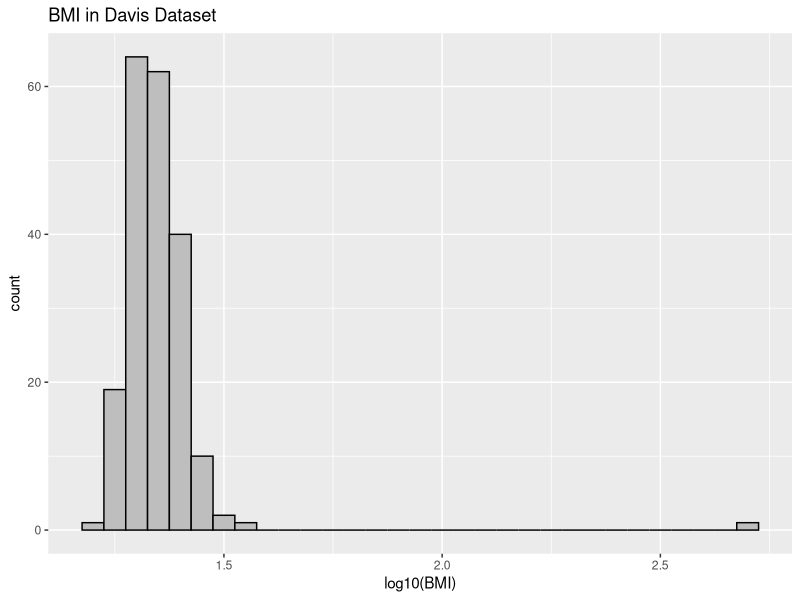
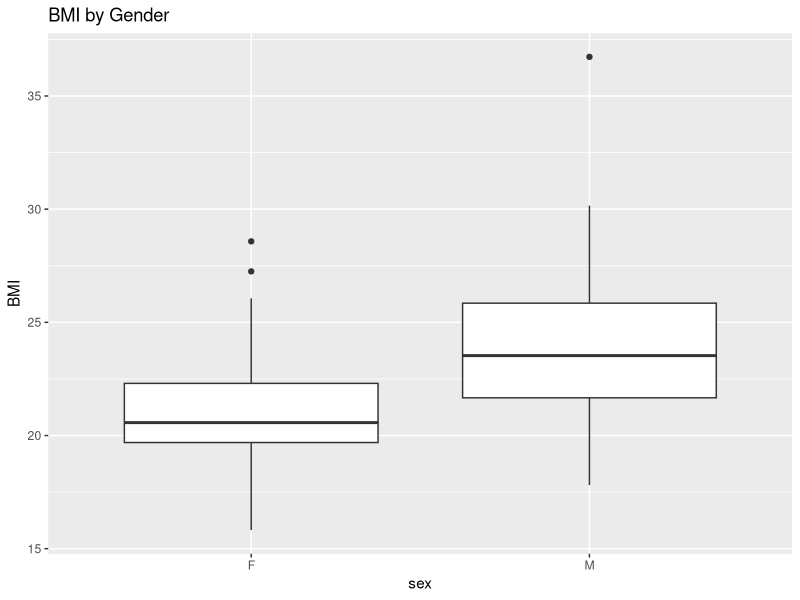
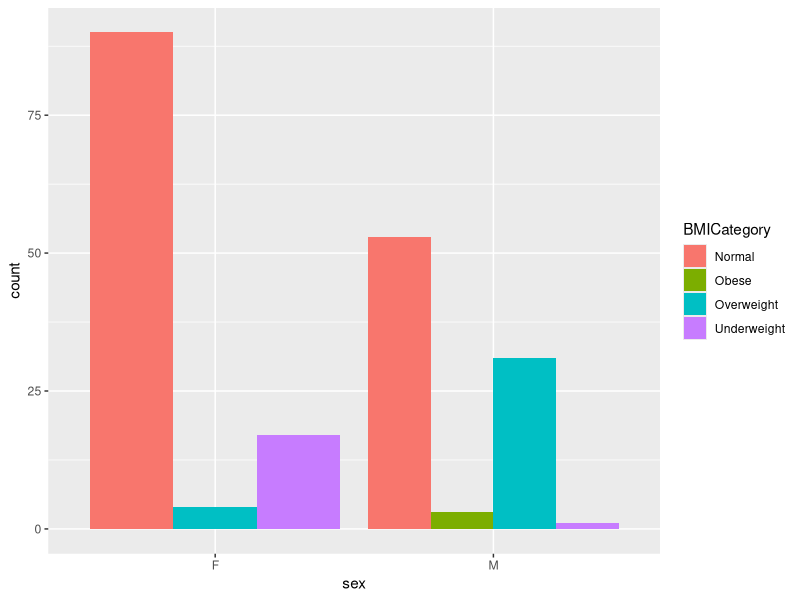

Reproduce these figures in R, in order.
## ---- chunk 1
knitr::opts_chunk$set(echo = TRUE)
library(car)
library(quantreg)
library(dplyr)
## ---- chunk 2
tbl_df(Davis)
## ---- chunk 3
count(Davis)
## ---- chunk 4
summary(Davis)
## ---- chunk 5
Davis %>% count(complete.cases(Davis))
## ---- chunk 6
count(Davis, sex == "F")
## ---- chunk 7
Davis_BMI <- mutate(Davis, height_m = height/100, BMI = weight/height_m^2)
summary(Davis_BMI)
## ---- chunk 8
Davis_BMICategory <- Davis_BMI %>%
  mutate(BMICategory = case_when(BMI < 18.5 ~ "Underweight",
                                 BMI > 18.5 & BMI < 25 ~ "Normal",
                                 BMI > 25 & BMI < 30 ~ "Overweight",
                                 BMI >= 30 ~ "Obese",
                                 BMI = NA ~ "Missing"))
Davis_BMICategory %>%
  group_by(BMICategory) %>%
  summarize(n = n()) %>%
  mutate(relfreq = n / sum(n) * 100)
## ---- chunk 9
# log10 transformation performed in an attempt to normalize the values (extremely high BMI of 510.93!)
library(ggplot2)
Davis_BMICategory %>%
  ggplot() +
  geom_histogram(aes(log10(BMI)), binwidth = .05, color = "black", fill = "grey") +
  ggtitle("BMI in Davis Dataset")
## ---- chunk 10
# First, extreme outlier (BMI of 510.93) removed.
Davis_BMI_new <- filter(Davis_BMICategory, BMI < 510) %>%
  select(sex, BMI, BMICategory)
  ggplot(Davis_BMI_new, aes(x = sex, y = BMI)) +
  geom_boxplot()+
  ggtitle("BMI by Gender")
## ---- chunk 11
#Use data frame that has been stripped of the extreme outlier.
Davis_BMI_new %>%
  select(sex, BMICategory)
  ggplot(Davis_BMI_new, aes(sex)) +
           geom_bar(aes(fill = BMICategory), position = "dodge")
